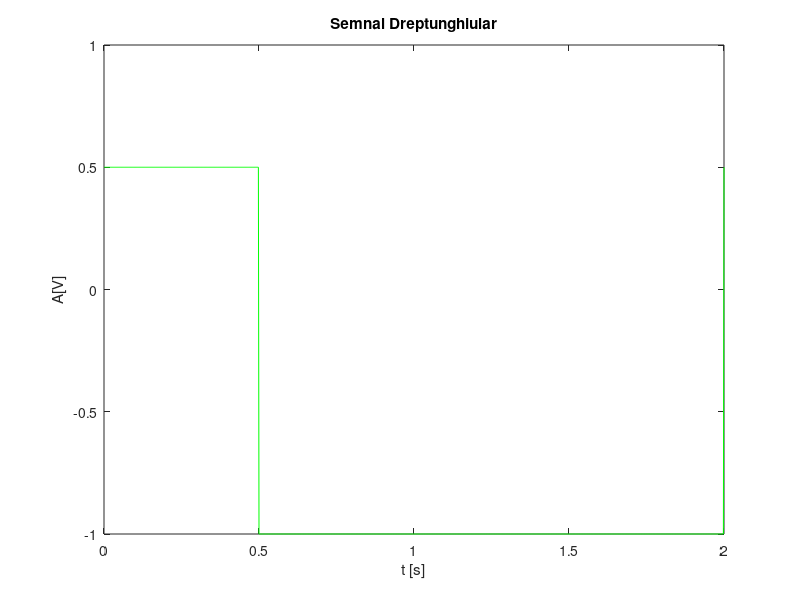
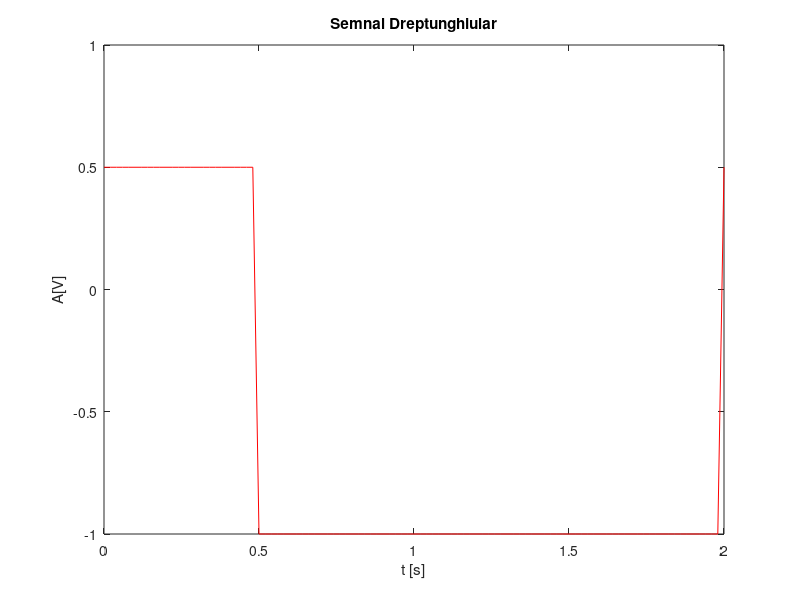
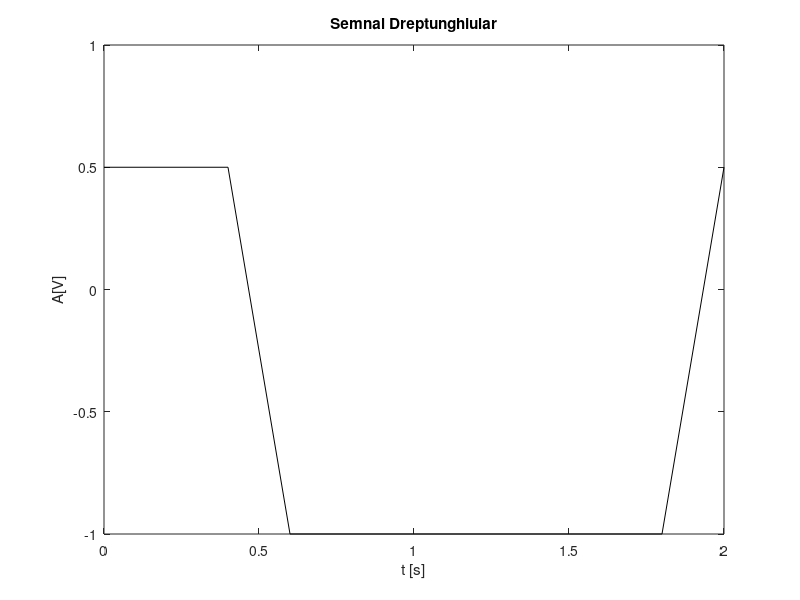

The MATLAB script that drew these images, in order:
%Semnal Dreptunghiular cu perioada de 2secunde
%a)
figure (1)
f=0.5;     %Fcerventa o calculez din formula f=1/T
t=0:0.002:2;%o si 2 este intervalul unei perioade iar 0.002 reprezinta rezolutia temporara
duty=25;
w=2*pi*f;
x=[0.75*square(w*t,duty)]-0.25;
plot(t,x,'g'), title('Semnal Dreptunghiular'), xlabel('t [s]'), ylabel('A[V]');
%b)
figure (2)
f=0.5;%Fcerventa o calculez din formula f=1/T
t=0:0.02:2;%o si 2 este intervalul unei perioade iar 0.02 reprezinta rezolutia temporara
duty=25;
w=2*pi*f;
x=[0.75*square(w*t,duty)]-0.25;
plot(t,x,'r'), title('Semnal Dreptunghiular'), xlabel('t [s]'), ylabel('A[V]');
%c)
figure (3)
f=0.5;%Fcerventa o calculez din formula f=1/T
t=0:0.2:2;%o si 2 este intervalul unei perioade iar 0.2 reprezinta rezolutia temporara
duty=25;
w=2*pi*f;
x=[0.75*square(w*t,duty)]-0.25;
plot(t,x,'k'), title('Semnal Dreptunghiular'), xlabel('t [s]'), ylabel('A[V]');

